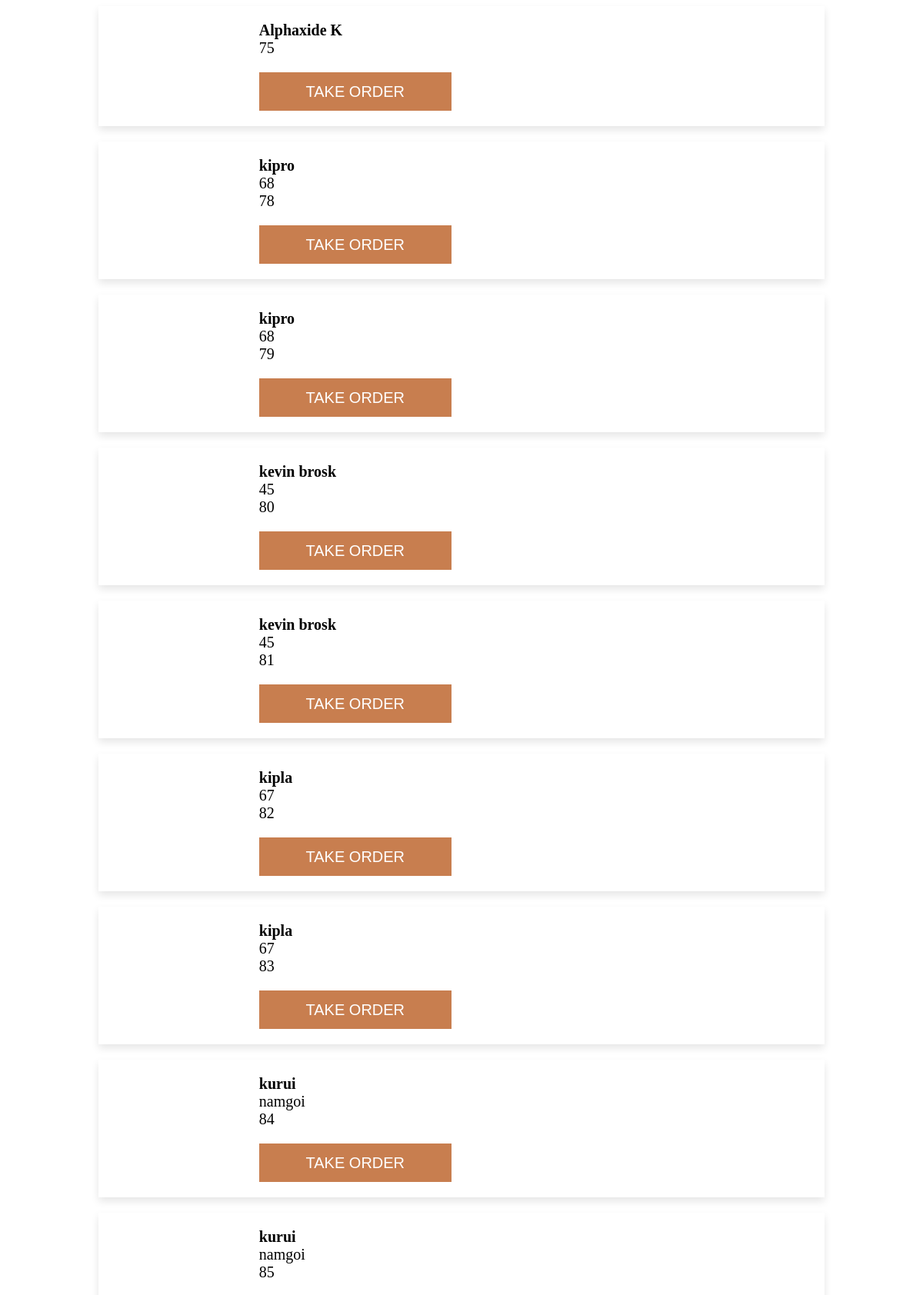
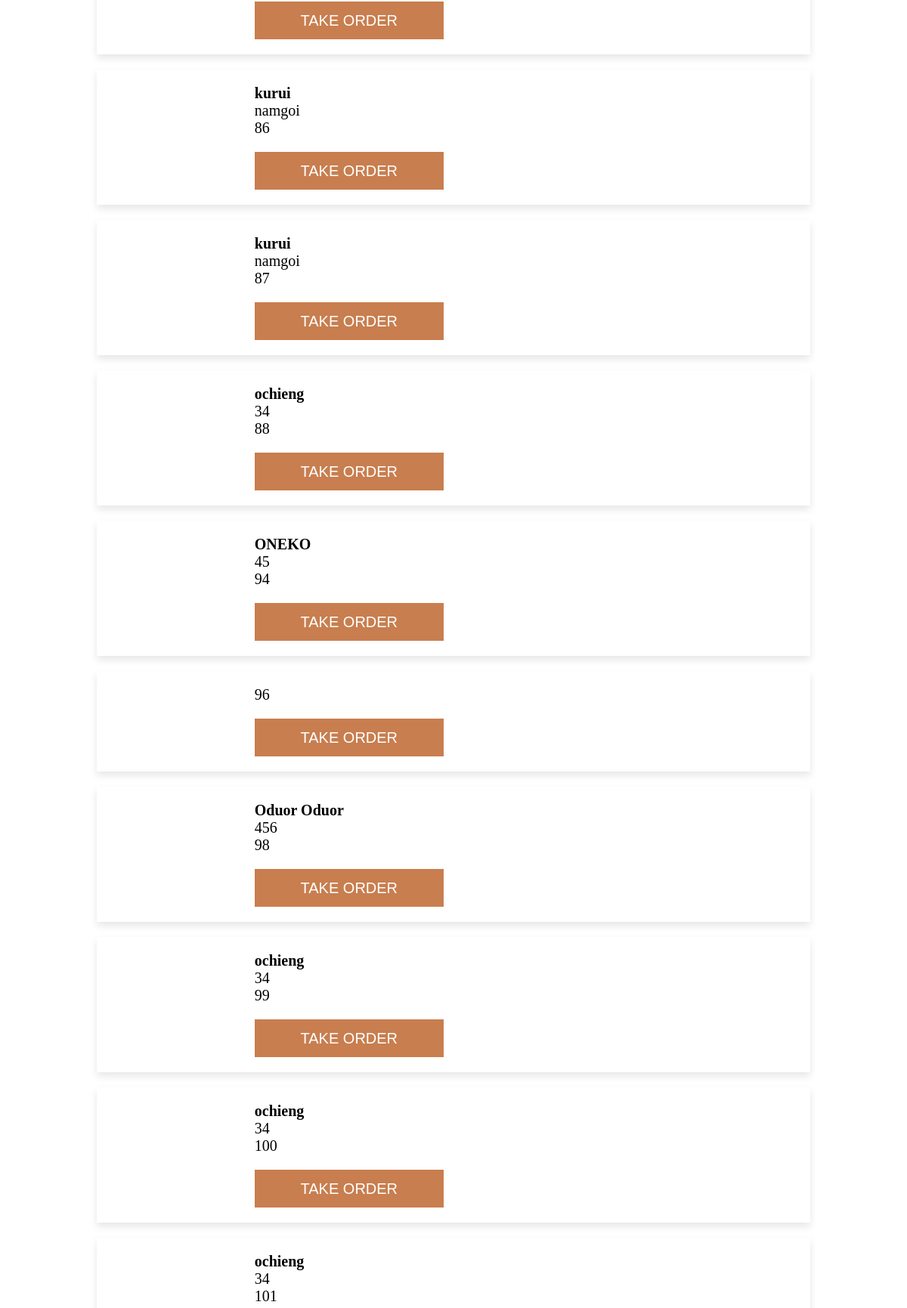
/waiter.php (upper part), run on the app's committed database (2 pictures, top to bottom).
### tables this page shows
CREATE TABLE `pre_orders` (
  `order_id` int(11) NOT NULL,
  `full_name` varchar(11) NOT NULL,
  `phone_no` int(11) NOT NULL,
  `adress` varchar(11) NOT NULL,
  `payment_node` varchar(200) NOT NULL
);

### waiter.php (the view, shortened to what this page needs)
<?php
require('connection.php');
?>
<!DOCTYPE html>
<html lang="en">
<head>
</head>
<body>
    <div>
        <div >
        <?php
         $query1 =  "SELECT * FROM pre_orders ";
         $query_run = mysqli_query($conn,$query1);
    foreach($query_run as $preorder)
    {
            ?>
        <div class="order-list">
        <div id="fooddisplay" >
            <div class="ordername">
                 <?= $preorder['full_name']; ?>
           </div>
          <div class="details">
             <?= $preorder['adress']; ?>
          </div>
          <div class="details">
          <?= $preorder['order_id']; ?>
          </div>
               <form action="update.php" method="POST">
                  <div>
                    <button type="submit" name="take" class="taker">TAKE ORDER</button>
                  </div>
               </form>
            </div>
        </div>
        </div>
        <?php
   }
?>
</body>
</html>

### waiter.php (style rules this page uses)
body { padding-left:10%; padding-right:10%; }
.order-list { float:center; width:auto; margin-bottom:20px; font-size:20px; border-radius:0px; box-shadow: 0 5px 10px rgba(0, 0, 0, 0.1); justify-content:center; align-items:center; padding-top: 20px; padding-left: 20%; padding-bottom: 20px; }
.ordername { margin-left:20px; font-weight:bold; }
.details { margin-left:20px; }
.taker { width:250px; height:50px; font-size: 20px; border-radius: 0px; background-color: #C87E4F; color:white; margin-left:20px; margin-right:20px; margin-top:20px; border:none; }

### data on the page
pre_orders: full_name "Alphaxide K", order_id "75"
pre_orders: full_name "kipro", adress "68", order_id "78"
pre_orders: full_name "kipro", adress "68", order_id "79"
pre_orders: full_name "kevin brosk", adress "45", order_id "80"
pre_orders: full_name "kevin brosk", adress "45", order_id "81"
pre_orders: full_name "kipla", adress "67", order_id "82"
pre_orders: full_name "kipla", adress "67", order_id "83"
pre_orders: full_name "kurui", adress "namgoi", order_id "84"
pre_orders: full_name "kurui", adress "namgoi", order_id "85"
pre_orders: full_name "kurui", adress "namgoi", order_id "86"
pre_orders: full_name "kurui", adress "namgoi", order_id "87"
pre_orders: full_name "ochieng", adress "34", order_id "88"
pre_orders: full_name "ONEKO", adress "45", order_id "94"
pre_orders: order_id "96"
pre_orders: full_name "Oduor Oduor", adress "456", order_id "98"
pre_orders: full_name "ochieng", adress "34", order_id "99"
pre_orders: full_name "ochieng", adress "34", order_id "100"
pre_orders: full_name "ochieng", adress "34", order_id "101"
